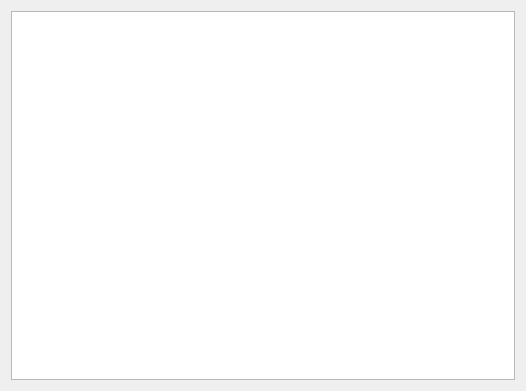
<?xml version="1.0" encoding="UTF-8"?>
<ui version="4.0">
 <class>Widget</class>
 <widget class="QWidget" name="Widget">
  <property name="geometry">
   <rect>
    <x>0</x>
    <y>0</y>
    <width>526</width>
    <height>391</height>
   </rect>
  </property>
  <property name="windowTitle">
   <string>Widget</string>
  </property>
  <layout class="QVBoxLayout" name="verticalLayout">
   <item>
    <widget class="QTableWidget" name="tableWidget"/>
   </item>
  </layout>
 </widget>
 <resources/>
 <connections/>
</ui>
